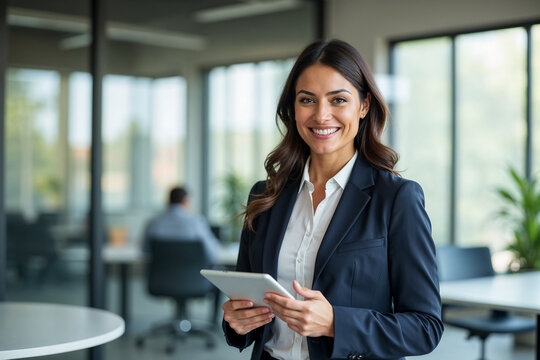
#> input picture input.jpg, 540 x 360 px
$ jupyter execute 'Image Processing Tasks.ipynb'
#> lines starting #> are read from the running program, lines starting #| are printed output that depends on the picture
[cell 1]
#!/usr/bin/env python3
"""
EC7212 - Computer Vision and Image Processing
Take Home Assignment 1

Student: Virajani M.Y
Reg No: EG/2020/4254

This program implements four image processing operations:
1. Intensity level quantization
2. Neighborhood averaging filters
3. Image geometric transformations
4. Block-based resolution reduction
"""

import cv2
import numpy as np
import matplotlib.pyplot as plt
from pathlib import Path
import math

class CVAssignmentProcessor:
    """
    Main class for handling computer vision assignment tasks
    """

    def __init__(self, input_path, color_mode=True):
        """
        Initialize the image processor

        Args:
            input_path (str): Path to input image
            color_mode (bool): True for RGB, False for grayscale
        """
        self.input_path = input_path
        self.color_mode = color_mode
        self.source_img = None
        self.output_dir = Path("assignment_results")
        self._setup_environment()
        self._load_source_image()

    def _setup_environment(self):
        """Create output directory if it doesn't exist"""
        self.output_dir.mkdir(exist_ok=True)
        print(f"Output directory: {self.output_dir}")

    def _load_source_image(self):
        """Load and prepare the source image"""
        if self.color_mode:
            # Load in color and convert BGR to RGB
            img_bgr = cv2.imread(str(self.input_path))
#> img_bgr is the input picture: shape (360, 540, 3); mean B, G, R 125.3, 128.8, 118.3
            if img_bgr is None:
                raise FileNotFoundError(f"Cannot load image: {self.input_path}")
            self.source_img = cv2.cvtColor(img_bgr, cv2.COLOR_BGR2RGB)
            print(f"Loaded color image: {self.source_img.shape}")
#| Loaded color image: (360, 540, 3)
        else:
            # Load in grayscale
            self.source_img = cv2.imread(str(self.input_path), cv2.IMREAD_GRAYSCALE)
            if self.source_img is None:
                raise FileNotFoundError(f"Cannot load image: {self.input_path}")
            print(f"Loaded grayscale image: {self.source_img.shape}")

    def _export_result(self, processed_img, filename):
        """
        Save processed image to output directory

        Args:
            processed_img: Processed image array
            filename (str): Output filename
        """
        output_path = self.output_dir / filename

        if len(processed_img.shape) == 3:
            # Convert RGB back to BGR for OpenCV saving
            img_to_save = cv2.cvtColor(processed_img, cv2.COLOR_RGB2BGR)
        else:
            img_to_save = processed_img

        cv2.imwrite(str(output_path), img_to_save)
        print(f"Exported: {output_path}")

# =============================================================================
# ASSIGNMENT TASK 1: INTENSITY LEVEL QUANTIZATION
# =============================================================================

    def quantize_intensity_levels(self, target_levels):
        """
        Reduce intensity levels to specified power of 2

        Args:
            target_levels (int): Target number of intensity levels (must be power of 2)

        Returns:
            numpy.ndarray: Quantized image
        """
        # Validate input is power of 2
        if target_levels <= 0 or not self._is_power_of_two(target_levels):
            raise ValueError(f"Target levels must be positive power of 2, got: {target_levels}")

        # Calculate step size for quantization
        step_size = 256 // target_levels

        if self.color_mode and len(self.source_img.shape) == 3:
            # Process each color channel independently
            quantized = np.zeros_like(self.source_img)
            for ch in range(3):
                channel_data = self.source_img[:, :, ch]
                quantized[:, :, ch] = (channel_data // step_size) * step_size
        else:
            # Process grayscale image
            quantized = (self.source_img // step_size) * step_size

        return np.clip(quantized, 0, 255).astype(np.uint8)

    def _is_power_of_two(self, n):
        """Check if number is power of 2"""
        return n > 0 and (n & (n - 1)) == 0

    def execute_task1_quantization(self):
        """Execute Task 1: Intensity level reduction"""
        print("\n" + "="*50)
        print("TASK 1: INTENSITY LEVEL QUANTIZATION")
        print("="*50)

        # Test different quantization levels (powers of 2)
        quantization_levels = [2, 4, 8, 16, 32, 64, 128]

        # Setup visualization
        num_plots = len(quantization_levels) + 1
        cols = 4
        rows = math.ceil(num_plots / cols)

        fig, axes = plt.subplots(rows, cols, figsize=(15, rows * 3))
        if rows == 1:
            axes = axes.reshape(1, -1)
        axes = axes.flatten()

        # Display original
        self._display_image(axes[0], self.source_img, "Original (256 levels)")

        # Process each quantization level
        for idx, levels in enumerate(quantization_levels):
            quantized_img = self.quantize_intensity_levels(levels)

            # Display result
            plot_idx = idx + 1
            self._display_image(axes[plot_idx], quantized_img, f"{levels} levels")

            # Save result
            filename = f"task1_quantized_{levels}levels.png"
            self._export_result(quantized_img, filename)

            print(f"✓ Quantization to {levels} levels completed")
#> this loop made 7 passes
#> pass 1, in _export_result (call 2), `img_to_save = cv2.cvtColor(processed_img, cv2.COLOR_RGB2BGR)`:
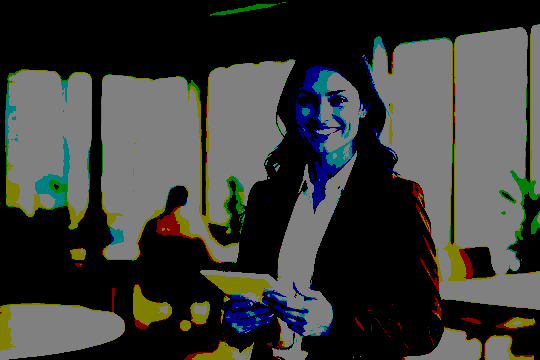
#> img_to_save: shape (360, 540, 3); mean R, G, B 58.6, 60.6, 56.1
#> pass 3, in _export_result (call 4), `img_to_save = cv2.cvtColor(processed_img, cv2.COLOR_RGB2BGR)`:
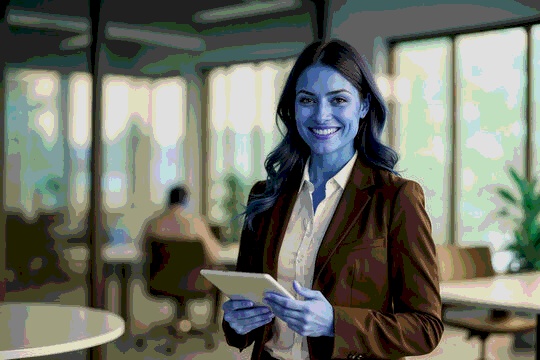
#> img_to_save: shape (360, 540, 3); mean R, G, B 109.8, 113.8, 102.6
#> after the loop:
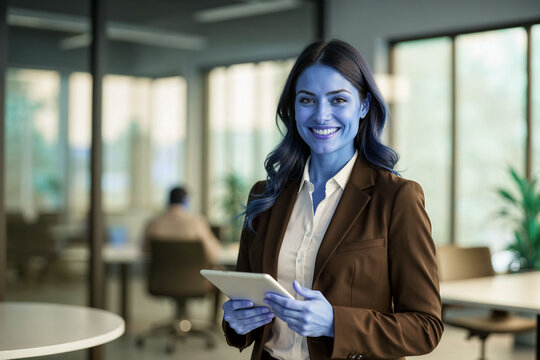
#> quantized_img: shape (360, 540, 3); mean of channels 0, 1, 2 117.8, 128.3, 124.8; drawn as B, G, R

        # Hide unused subplots
        for idx in range(num_plots, len(axes)):
            axes[idx].axis('off')

        plt.suptitle("Task 1: Intensity Level Quantization Results", fontsize=14, fontweight='bold')
        plt.tight_layout()
        plt.show()
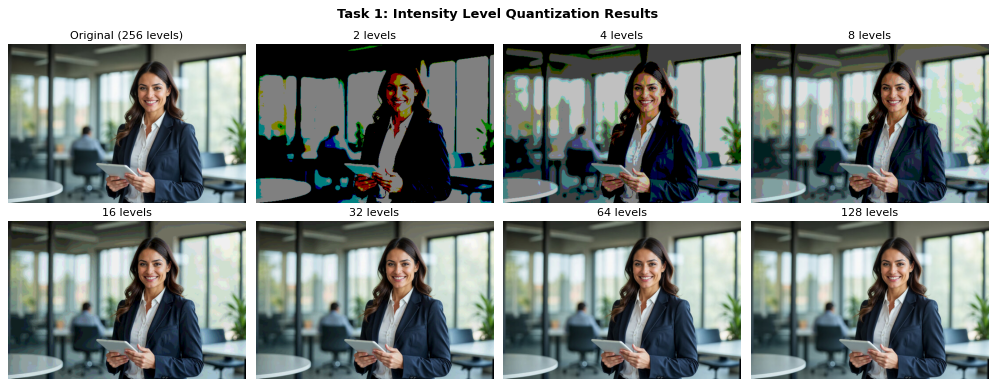
#> figure drawn by matplotlib, 8 panels

# =============================================================================
# ASSIGNMENT TASK 2: SPATIAL AVERAGING FILTERS
# =============================================================================

    def apply_neighborhood_averaging(self, kernel_dimension):
        """
        Apply spatial averaging filter with specified kernel size

        Args:
            kernel_dimension (int): Size of averaging kernel (e.g., 3 for 3x3)

        Returns:
            numpy.ndarray: Filtered image
        """
        # Create averaging kernel
        avg_kernel = np.ones((kernel_dimension, kernel_dimension), dtype=np.float32)
        avg_kernel /= (kernel_dimension * kernel_dimension)

        if self.color_mode and len(self.source_img.shape) == 3:
            # Apply filter to each channel
            filtered_img = np.zeros_like(self.source_img, dtype=np.float32)
            for ch in range(3):
                filtered_img[:, :, ch] = cv2.filter2D(
                    self.source_img[:, :, ch].astype(np.float32), -1, avg_kernel
                )
        else:
            # Apply filter to grayscale image
            filtered_img = cv2.filter2D(
                self.source_img.astype(np.float32), -1, avg_kernel
            )

        return np.clip(filtered_img, 0, 255).astype(np.uint8)

    def execute_task2_filtering(self):
        """Execute Task 2: Spatial averaging with different neighborhood sizes"""
        print("\n" + "="*50)
        print("TASK 2: NEIGHBORHOOD AVERAGING FILTERS")
        print("="*50)

        # Different neighborhood sizes as specified
        filter_sizes = [3, 10, 20]

        # Setup visualization
        fig, axes = plt.subplots(1, 4, figsize=(16, 4))

        # Show original
        self._display_image(axes[0], self.source_img, "Original")

        # Apply different filter sizes
        for idx, filter_size in enumerate(filter_sizes):
            filtered_result = self.apply_neighborhood_averaging(filter_size)

            # Display result
            plot_idx = idx + 1
            title = f"{filter_size}×{filter_size} Average"
            self._display_image(axes[plot_idx], filtered_result, title)

            # Save result
            filename = f"task2_averaging_{filter_size}x{filter_size}.png"
            self._export_result(filtered_result, filename)

            print(f"✓ {filter_size}×{filter_size} averaging filter applied")
#> this loop made 3 passes
#> pass 3, in _export_result (call 11), `img_to_save = cv2.cvtColor(processed_img, cv2.COLOR_RGB2BGR)`:
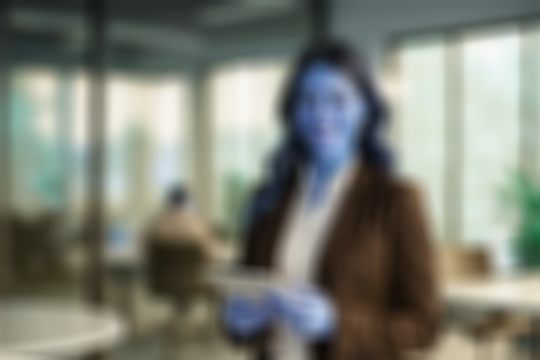
#> img_to_save: shape (360, 540, 3); mean R, G, B 124.7, 128.2, 117.7

        plt.suptitle("Task 2: Spatial Averaging Filter Results", fontsize=14, fontweight='bold')
        plt.tight_layout()
        plt.show()
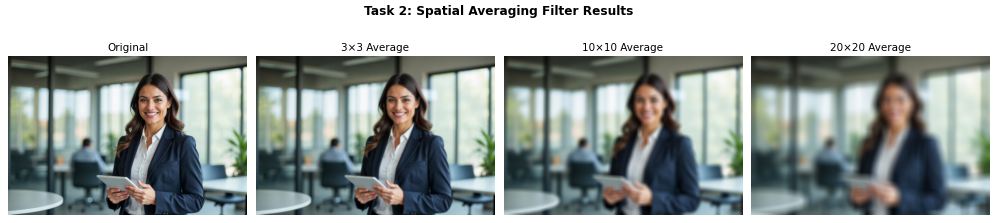
#> figure drawn by matplotlib, 4 panels

# =============================================================================
# ASSIGNMENT TASK 3: IMAGE ROTATION
# =============================================================================

    def perform_rotation(self, rotation_angle):
        """
        Rotate image by specified angle

        Args:
            rotation_angle (float): Rotation angle in degrees

        Returns:
            numpy.ndarray: Rotated image
        """
        if len(self.source_img.shape) == 3:
            img_height, img_width = self.source_img.shape[:2]
        else:
            img_height, img_width = self.source_img.shape

        # Calculate rotation center
        rotation_center = (img_width // 2, img_height // 2)

        # Get transformation matrix
        transform_matrix = cv2.getRotationMatrix2D(rotation_center, rotation_angle, 1.0)

        # Calculate new dimensions to avoid cropping
        cos_val = abs(transform_matrix[0, 0])
        sin_val = abs(transform_matrix[0, 1])

        new_width = int((img_height * sin_val) + (img_width * cos_val))
        new_height = int((img_height * cos_val) + (img_width * sin_val))

        # Adjust transformation matrix for new center
        transform_matrix[0, 2] += (new_width / 2) - rotation_center[0]
        transform_matrix[1, 2] += (new_height / 2) - rotation_center[1]

        # Apply rotation
        rotated_result = cv2.warpAffine(
            self.source_img, transform_matrix, (new_width, new_height)
        )

        return rotated_result

    def execute_task3_rotation(self):
        """Execute Task 3: Image rotation by 45 and 90 degrees"""
        print("\n" + "="*50)
        print("TASK 3: IMAGE GEOMETRIC TRANSFORMATION")
        print("="*50)

        # Rotation angles as specified
        rotation_angles = [45, 90]

        # Setup visualization
        fig, axes = plt.subplots(1, 3, figsize=(15, 5))

        # Show original
        self._display_image(axes[0], self.source_img, "Original")

        # Apply rotations
        for idx, angle in enumerate(rotation_angles):
            rotated_img = self.perform_rotation(angle)

            # Display result
            plot_idx = idx + 1
            title = f"Rotated {angle}°"
            self._display_image(axes[plot_idx], rotated_img, title)

            # Save result
            filename = f"task3_rotation_{angle}deg.png"
            self._export_result(rotated_img, filename)

            print(f"✓ {angle}° rotation completed")
#> this loop made 2 passes
#> pass 1, in perform_rotation, `rotated_result = cv2.warpAffine( self.source_img, transform_matrix, (n..`:
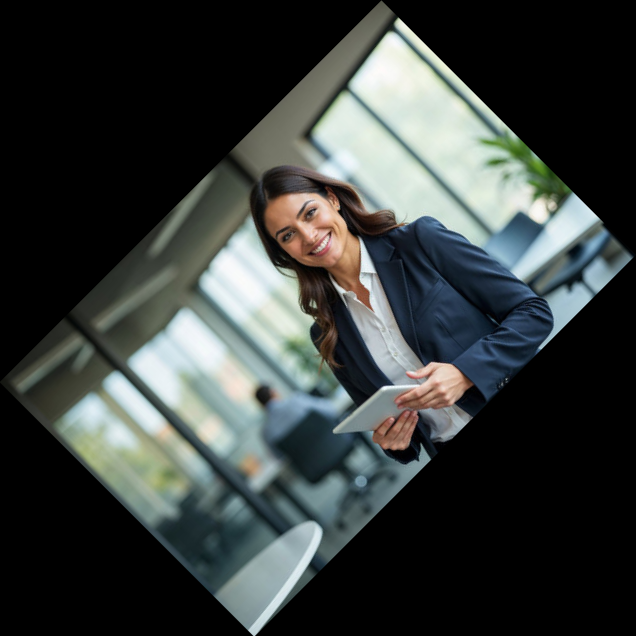
#> rotated_result: shape (636, 636, 3); mean R, G, B 56.8, 61.9, 60.2
#> pass 2, in perform_rotation (call 2), `rotated_result = cv2.warpAffine( self.source_img, transform_matrix, (n..`:
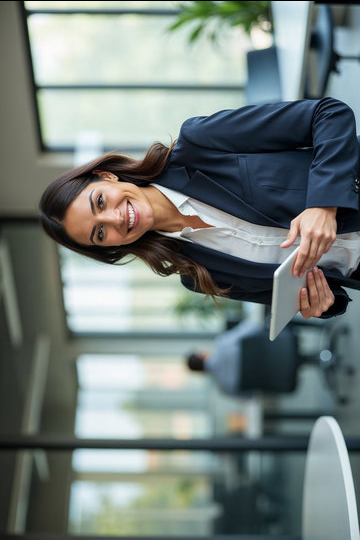
#> rotated_result: shape (540, 360, 3); mean R, G, B 118.2, 128.7, 125.1

        plt.suptitle("Task 3: Image Rotation Results", fontsize=14, fontweight='bold')
        plt.tight_layout()
        plt.show()

# =============================================================================
# ASSIGNMENT TASK 4: BLOCK-BASED RESOLUTION REDUCTION
# =============================================================================

    def reduce_spatial_resolution(self, block_dimension):
        """
        Reduce spatial resolution using block averaging

        Args:
            block_dimension (int): Size of non-overlapping blocks

        Returns:
            numpy.ndarray: Resolution-reduced image
        """
        if self.color_mode and len(self.source_img.shape) == 3:
            img_height, img_width, channels = self.source_img.shape
            processed_img = self.source_img.astype(np.float64)

            # Process non-overlapping blocks for each channel
            for row in range(0, img_height - block_dimension + 1, block_dimension):
                for col in range(0, img_width - block_dimension + 1, block_dimension):
                    # Extract current block
                    current_block = self.source_img[
                        row:row+block_dimension,
                        col:col+block_dimension,
                        :
                    ]

                    # Calculate and apply average for each channel
                    for ch in range(channels):
                        channel_mean = np.mean(current_block[:, :, ch])
                        processed_img[
                            row:row+block_dimension,
                            col:col+block_dimension,
                            ch
                        ] = channel_mean
        else:
            img_height, img_width = self.source_img.shape
            processed_img = self.source_img.astype(np.float64)

            # Process non-overlapping blocks
            for row in range(0, img_height - block_dimension + 1, block_dimension):
                for col in range(0, img_width - block_dimension + 1, block_dimension):
                    # Extract current block
                    current_block = self.source_img[
                        row:row+block_dimension,
                        col:col+block_dimension
                    ]

                    # Calculate and apply average
                    block_mean = np.mean(current_block)
                    processed_img[
                        row:row+block_dimension,
                        col:col+block_dimension
                    ] = block_mean

        return processed_img.astype(np.uint8)

    def execute_task4_resolution_reduction(self):
        """Execute Task 4: Block-based spatial resolution reduction"""
        print("\n" + "="*50)
        print("TASK 4: SPATIAL RESOLUTION REDUCTION")
        print("="*50)

        # Block sizes as specified
        block_sizes = [3, 5, 7]

        # Setup visualization
        fig, axes = plt.subplots(1, 4, figsize=(16, 4))

        # Show original
        self._display_image(axes[0], self.source_img, "Original")

        # Apply different block sizes
        for idx, block_size in enumerate(block_sizes):
            reduced_img = self.reduce_spatial_resolution(block_size)

            # Display result
            plot_idx = idx + 1
            title = f"{block_size}×{block_size} Blocks"
            self._display_image(axes[plot_idx], reduced_img, title)

            # Save result
            filename = f"task4_resolution_{block_size}x{block_size}blocks.png"
            self._export_result(reduced_img, filename)

            print(f"✓ {block_size}×{block_size} block averaging completed")
#> this loop made 3 passes
#> pass 1, in execute_task4_resolution_reduction, `reduced_img = self.reduce_spatial_resolution(block_size)`:
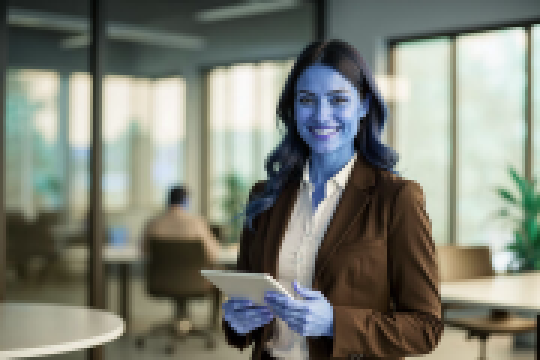
#> reduced_img: shape (360, 540, 3); mean of channels 0, 1, 2 117.8, 128.4, 124.9; drawn as B, G, R
#> after the loop:
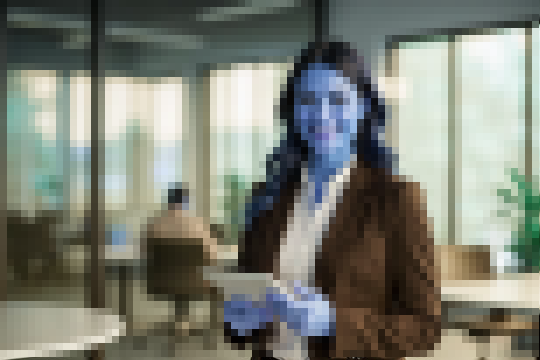
#> reduced_img: shape (360, 540, 3); mean of channels 0, 1, 2 117.8, 128.3, 124.8; drawn as B, G, R

        plt.suptitle("Task 4: Spatial Resolution Reduction Results", fontsize=14, fontweight='bold')
        plt.tight_layout()
        plt.show()

# =============================================================================
# UTILITY METHODS
# =============================================================================

    def _display_image(self, ax, img, title):
        """Helper method to display image on matplotlib axis"""
        if len(img.shape) == 3:
            ax.imshow(img)
        else:
            ax.imshow(img, cmap='gray')
        ax.set_title(title)
        ax.axis('off')

    def process_all_assignments(self):
        """Execute all assignment tasks in sequence"""
        print("EC7212 - COMPUTER VISION ASSIGNMENT PROCESSOR")
        print(f"Processing mode: {'COLOR' if self.color_mode else 'GRAYSCALE'}")
        print("="*60)

        # Save original image for reference
        self._export_result(self.source_img, "original_input.png")

        # Execute all tasks
        self.execute_task1_quantization()
        self.execute_task2_filtering()
        self.execute_task3_rotation()
        self.execute_task4_resolution_reduction()

        print("\n" + "="*60)
        print("ASSIGNMENT PROCESSING COMPLETED!")
        print(f"All results saved in: {self.output_dir}")
        print("="*60)

# =============================================================================
# MAIN EXECUTION AND HELPER FUNCTIONS
# =============================================================================

def run_color_processing(image_path):
    """Process image in color mode"""
    processor = CVAssignmentProcessor(image_path, color_mode=True)
    processor.process_all_assignments()

def run_grayscale_processing(image_path):
    """Process image in grayscale mode"""
    processor = CVAssignmentProcessor(image_path, color_mode=False)
    processor.process_all_assignments()

def main():
    """
    Main execution function

    INSTRUCTIONS:
    1. Replace 'input.jpg' with your actual image file path
    2. Ensure the image file exists in the same directory
    3. Set color_processing to False for grayscale mode
    """

    # Configuration
    IMAGE_FILE = "input.jpg"  # IMAGE PATH
    color_processing = True   # Set to False for grayscale processing

    try:
        # Initialize and run processor
        processor = CVAssignmentProcessor(IMAGE_FILE, color_mode=color_processing)
        processor.process_all_assignments()

    except FileNotFoundError as e:
        print(f"Image file error: {e}")
        print("\nTroubleshooting:")
        print("1. Verify the image file path is correct")
        print("2. Check that the image file exists")
        print("3. Ensure image format is supported (jpg, png, bmp, tiff)")
    except Exception as e:
        print(f"Processing error: {e}")

if __name__ == "__main__":
    main()
